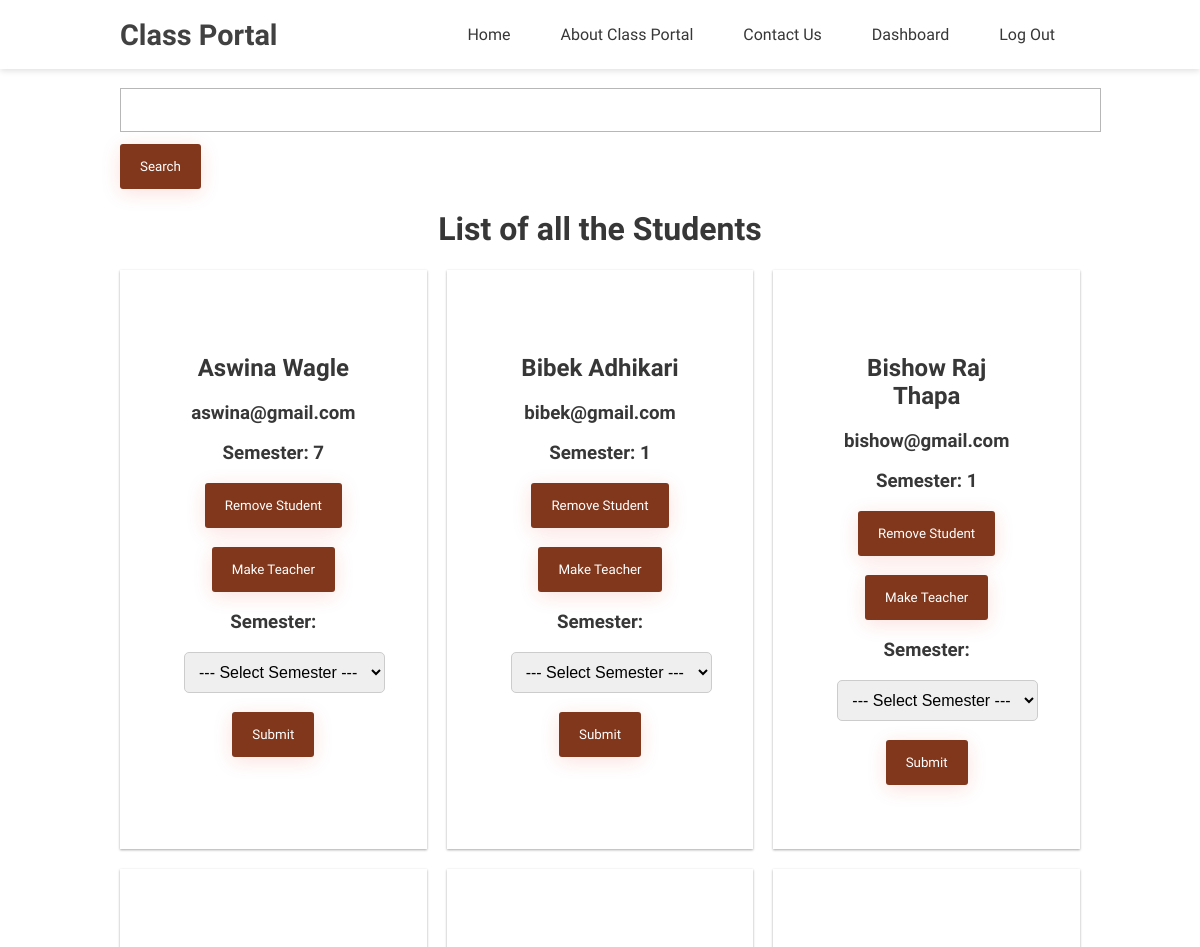
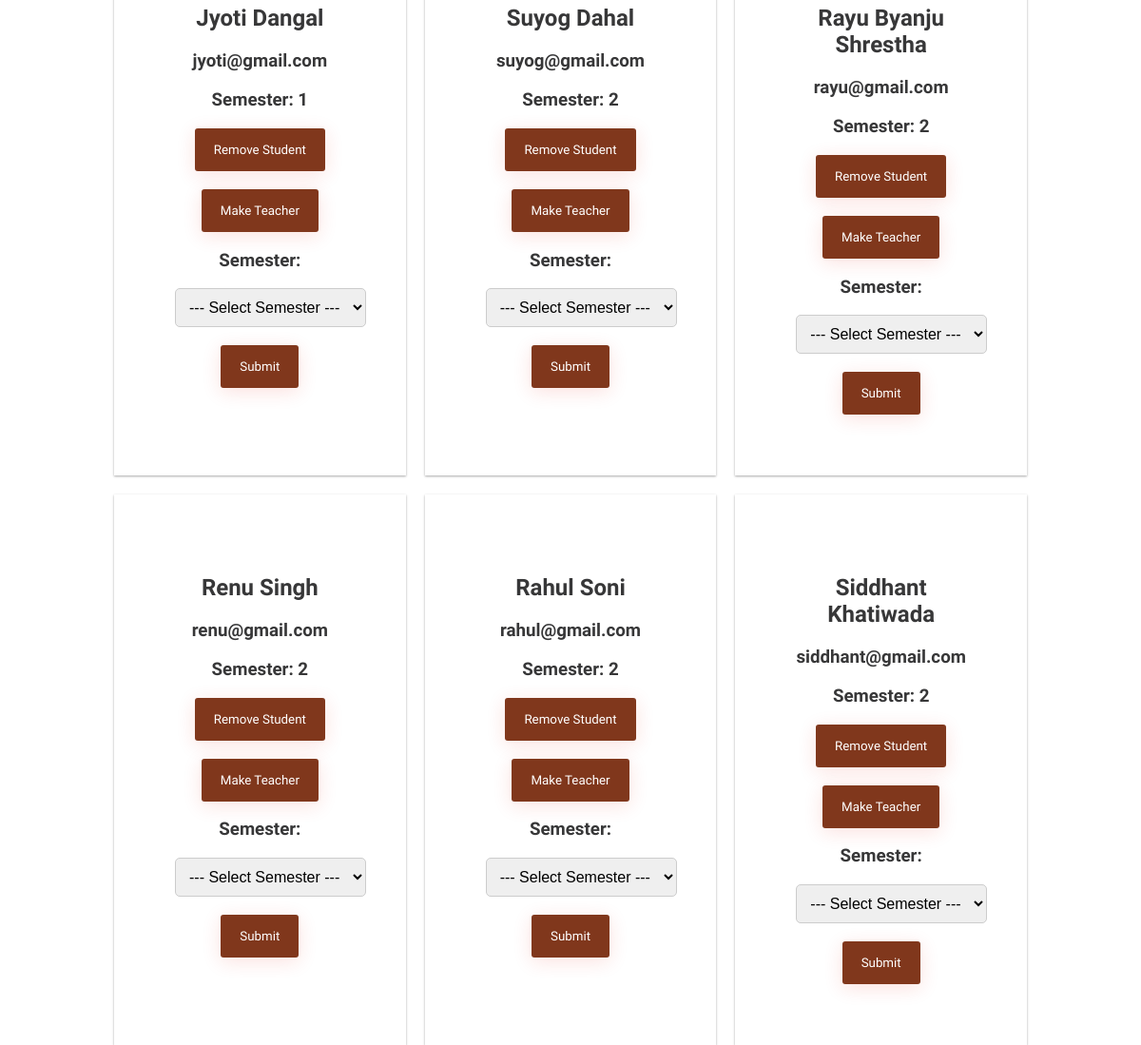
The page /view-students.php (signed in) on the database its author committed (2 pictures, top to bottom).
### tables this page shows
CREATE TABLE `users` (
  `id` int(100) NOT NULL,
  `username` varchar(100) NOT NULL,
  `email` varchar(100) NOT NULL,
  `password` varchar(200) NOT NULL,
  `user_role` int(10) NOT NULL,
  `Semester` int(11) NOT NULL
);

### view-students.php (the view, shortened to what this page needs)
<?php
if (!isset($_SESSION['username'])) :
    header('Location:login.php');
else :
    include("config/db.php");
    include("include/header.php");
?>
<head>
</head>
    <br>
    <div class="container">
        <?php
        $search = isset($_GET['search']) ? $_GET['search'] : '';
        $sql = "SELECT * FROM users WHERE user_role=0 AND (username LIKE '%$search%' OR email LIKE '%$search%')";
        $result = mysqli_query($conn, $sql) or die('Error');
        echo "<form method='GET'><input type='text' name='search' value='$search'><input type='submit' value='Search'></form>";
        ?>
        <h1 style="text-align: center;">List of all the Students</h1>
        <div class="cards" id="data">
            <?php
            if (mysqli_num_rows($result) > 0) {
                while ($row = mysqli_fetch_assoc($result)) {
                    $username = $row['username'];
                    $email = $row['email'];
                    $semester = $row['Semester'];
            ?>
                    <div class="card">
                        <h2><?php echo $username ?></h2>
                        <h3><?php echo $email ?></h3>
                        <h3>Semester: <?php echo $semester ?></h3>
    <form id="deleteForm" action="delete_std.php" method="POST">
        <input type="submit" name="delete" value="Remove Student" onclick="return confirmDelete();">
    </form>
    <br>
    <form id="makestd" action="make_teach.php" method="POST">
        <input type="submit" name="maketeach" value="Make Teacher" onclick="return confirmteach();">
    </form>
    <form id="semester" action="change_sem.php" method="POST">
        <h3><label for="semester">Semester:</label></h3>
        <select name="semester" id="semester">
            <option value="">--- Select Semester ---</option>
    </select>
    <br><br>
    <input type="submit" name="semchange" value="Submit">
</form>
                    </div>
            <?php
                }
            } else {
                $error = 'No Students found';
            }
            ?>
        </div>
    </div>
<?php
endif;
?>

### css/main.css (style rules this page uses)
html, body { margin: 0; padding: 0; color: #373738; background: #fff; font-family: 'Varela Round', sans-serif; scroll-behavior: smooth; }
.container { width: 80%; margin: 0 auto; }
input[type="text"], input[type="email"], input[type="password"], input[type="date"] { width: 100%; height: 40px; border: solid 1px #b7b7b7; font-size: 14px; padding-left: 17px; padding-right: -17px; margin-bottom: 12px; font-style: italic; }
input[type="submit"] { background: #80371c; box-shadow: 0 4px 20px 0 rgba(226, 36, 22, 0.137); color: #fff; padding: 15px 20px !important; border: none; border-radius: 3px; font-family: 'Varela Round', sans-serif; }
.cards { display: grid; grid-gap: 20px; grid-template-columns: repeat(auto-fit, minmax(250px, 1fr)); align-content: center; justify-content: center; }
.card { text-align: center; padding: 4em; background-color: #fff; box-shadow: 0 1px 3px rgba(0,0,0,0.12), 0 1px 2px rgba(0,0,0,0.24); transition: all .3s ease-in-out; }

### view-students.php (style rules this page uses)
select { padding: 10px; font-size: 16px; border: 1px solid #ccc; border-radius: 5px; }
select option { background-color: #f2f2f2; color: #333; }

### rows shown on the page
users: username "Aswina Wagle", email "aswina@gmail.com", Semester "7"
users: username "Bibek Adhikari", email "bibek@gmail.com", Semester "1"
users: username "Bishow Raj Thapa", email "bishow@gmail.com", Semester "1"
users: username "Jyoti Dangal", email "jyoti@gmail.com", Semester "1"
users: username "Suyog Dahal", email "suyog@gmail.com", Semester "2"
users: username "Rayu Byanju Shrestha", email "rayu@gmail.com", Semester "2"
users: username "Renu Singh", email "renu@gmail.com", Semester "2"
users: username "Rahul Soni", email "rahul@gmail.com", Semester "2"
users: username "Siddhant Khatiwada", email "siddhant@gmail.com", Semester "2"
